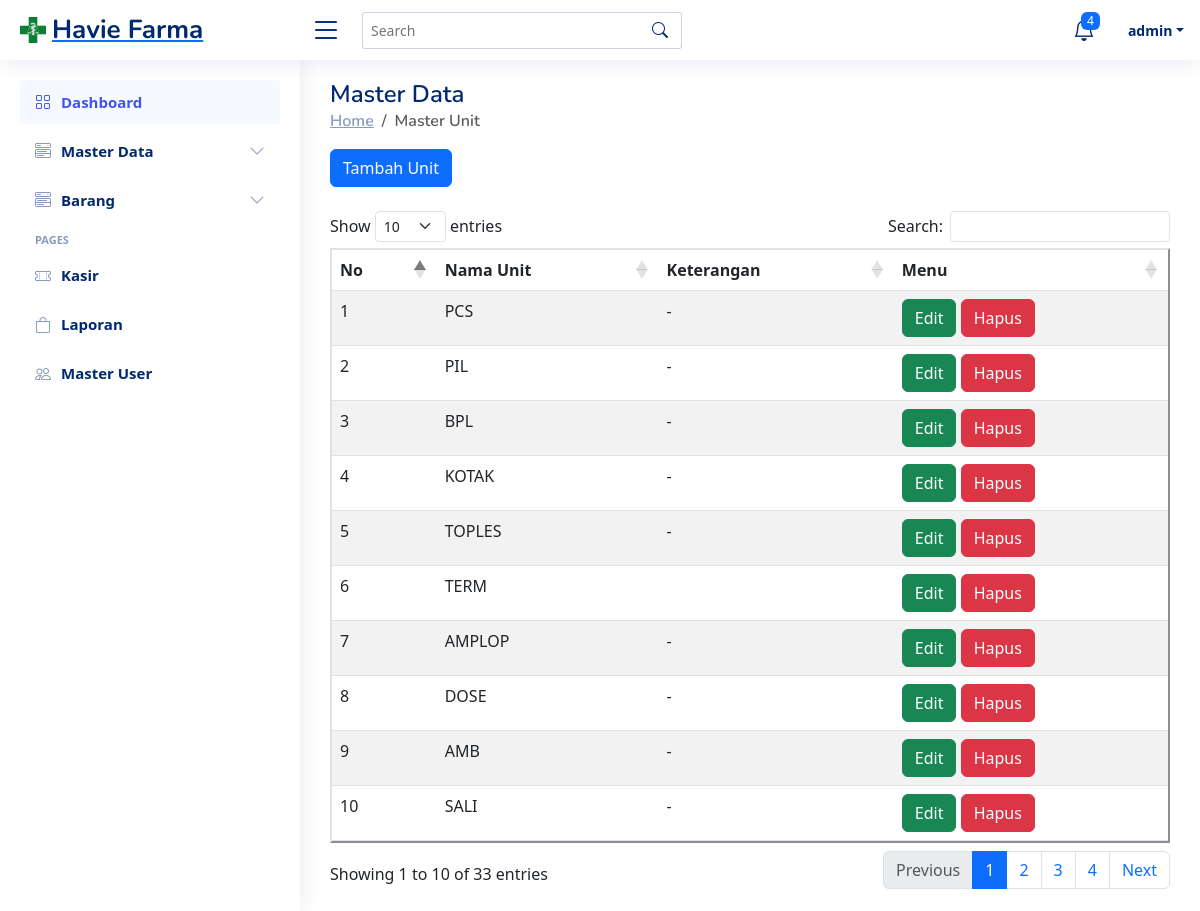
Page /masterdata/masterunit (signed in) on the committed database.
### tables this page shows
CREATE TABLE `tbl_m_unit` (
  `id_unit_tmun` int(11) NOT NULL,
  `name_tmun` varchar(50) NOT NULL,
  `information_tmun` varchar(100) NOT NULL
);

### app/core/Controller.php (called while the page is built, shortened)
<?php
class Controller {
    public function view($view, $data = []) {
        require_once './../app/views/'.$view.'.php';
    }
    public function model($model)
    {
        return new $model;
    }
}

### app/controllers/Masterdata.php (called while the page is built, shortened)
<?php
class Masterdata extends Controller
{
    public function masterunit() {
        $data['title'] = "Master Data | Masterunit";
        $data['unit'] = $this->model('Unit')->getAllUnit();
        $this->view('templates/header', $data);
        $this->view("masterdata/masterunit", $data);
        $this->view('templates/footer');
    }
}

### app/core/App.php (called while the page is built, shortened)
<?php
class App {
    protected $method = 'index';
    protected $params = [];
    public function __construct() {
        $url = $this->parseURL();
        if (file_exists('./../app/controllers/'.ucfirst($url[0]).'.php')) {
            unset($url[0]);
        }
        $this->controller = new $this->controller();
        if (isset($url[1])) {
            if(method_exists($this->controller, $url[1])) {
                $this->method = $url[1];
            }
        }
        call_user_func_array([$this->controller, $this->method], $this->params);
    }
    public function parseURL() {
        if (isset($_GET['url'])) {
            $url = $_GET['url'];
            $url = rtrim($url,'/');
            $url = filter_var($url, FILTER_SANITIZE_URL);
            $url = explode('/', $url);
            return $url;
        }
    }
}

### public/index.php (called while the page is built, shortened)
<?php
$app = new App();

### app/core/Database.php (called while the page is built, shortened)
<?php
class Database
{
    private $host = DB_HOST;
    private $user = DB_USER;
    private $password = DB_PASS;
    private $db_name = DB_NAME;
    private $db_connect;
    private $stmt;
    public function __construct()
    {
        $dsn = 'mysql:host='. $this->host . ';dbname=' . $this->db_name;
        $option = [
            PDO::ATTR_PERSISTENT => true,
            PDO::ATTR_ERRMODE => PDO::ERRMODE_EXCEPTION
        ];
        try {
            $this->db_connect = new PDO($dsn, $this->user, $this->password, $option);
        } catch (PDOException $e) {
            die('' . $e->getMessage());
        }
    }
    public function query($query)
    {
        $this->stmt = $this->db_connect->prepare($query);
    }
    public function execute()
    {
        $this->stmt->execute();
    }
    public function resultSet()
    {
        $this->execute();
        return $this->stmt->fetchAll(PDO::FETCH_ASSOC);
    }
}

### app/models/Unit.php (called while the page is built, shortened)
<?php
class Unit {
    private $db;
    public function __construct()
    {
        $this->db = new Database();
    }
    public function getAllUnit()
    {
        $this->db->query("SELECT * FROM tbl_m_unit" );
        return $this->db->resultSet();
    }
}

### app/views/masterdata/masterunit.php (the view, shortened to what this page needs)
<main id="main" class="main">
    <div class="pagetitle">
        <h1>Master Data</h1>
        <nav>
            <ol class="breadcrumb">
                <li class="breadcrumb-item"><a href="dashboard.php">Home</a></li>
                <li class="breadcrumb-item active">Master Unit</li>
            </ol>
        </nav>
    </div>
    <section class="section masterdata">
        <div class="row">
                <div class="col-lg-6">
                </div>
            <div class=''>
                <a class="btn btn-primary modalUnitAdd" data-bs-toggle="modal"
                    data-bs-target="#staticBackdrop">Tambah Unit</a>
                <br><br>
            </div>
            <table id="unit" class="table table-striped " border="2" style="width:100%">
                <thead class="thead-primary">
                    <tr>
                        <th>No</th>
                        <th>Nama Unit</th>
                        <th>Keterangan</th>
                        <th>Menu</th>
                    </tr>
                </thead>
                <tbody>
                    <?php
                    $unit = $data['unit'];
                    $no = 0;
                    foreach ($unit as $row):
                        $no +=1;
                        ?>
                        <tr>
                            <td>
                                <?= $no?>
                            </td>
                            <td>
                                <?= $row['name_tmun']; ?>
                            </td>
                            <td>
                                <?= $row['information_tmun']; ?>
                            </td>
                            <td >
                                <a class="btn btn-success unitModalUpdate" href="<?= BASEURL ?>masterdata/masterunitUpdate/<?= $row['id_unit_tmun'] ?>" data-bs-toggle="modal"
                                    data-bs-target="#staticBackdrop" role="button" data-id="<?= $row['id_unit_tmun']; ?>"
                                    data-url="<?= BASEURL; ?>">Edit</a>
                                <a class="btn btn-danger"
                                    href="<?= BASEURL ?>masterdata/masterunitDelete/<?= $row['id_unit_tmun'] ?>" role="button"
                                    onclick="return confirm('Hapus <?= $row['name_tmun'] ?>')">Hapus</a>
                            </td>
                        </tr>
                    <?php endforeach; ?>
                </tbody>
            </table>
        </div>
    </section>

### app/views/templates/header.php (shortened to what this page needs)
<!DOCTYPE html>
<html lang="en">
<head>
  <link rel="stylesheet" href="https://cdnjs.cloudflare.com/ajax/libs/font-awesome/4.7.0/css/font-awesome.min.css">
  <link href="<?= BASEURL ?>vendor/bootstrap/css/bootstrap.min.css" rel="stylesheet">
  <link href="<?= BASEURL ?>vendor/bootstrap-icons/bootstrap-icons.css" rel="stylesheet">
  <link href="<?= BASEURL ?>vendor/boxicons/css/boxicons.min.css" rel="stylesheet">
  <link href="<?= BASEURL ?>vendor/quill/quill.snow.css" rel="stylesheet">
  <link href="<?= BASEURL ?>vendor/quill/quill.bubble.css" rel="stylesheet">
  <link href="<?= BASEURL ?>vendor/remixicon/remixicon.css" rel="stylesheet">
  <link href="<?= BASEURL ?>vendor/simple-datatables/style.css" rel="stylesheet">
  <link href="<?= BASEURL ?>css/style.css" rel="stylesheet">
  <link rel="stylesheet" href="  https://cdnjs.cloudflare.com/ajax/libs/twitter-bootstrap/5.3.0/css/bootstrap.min.css
">
  <link rel="stylesheet" href="    https://cdn.datatables.net/1.13.7/css/dataTables.bootstrap5.min.css
">
</head>
<body>
  <header id="header" class="header fixed-top d-flex align-items-center">
    <div class="d-flex align-items-center justify-content-between">
      <a href="index.html" class="logo d-flex align-items-center">
        <img src="<?=BASEURL?>img/logoapotek.png" alt="Ini Logo">
        <span class="d-none d-lg-block">Havie Farma</span>
      </a>
      <i class="bi bi-list toggle-sidebar-btn"></i>
    </div>
    <div class="search-bar">
      <form class="search-form d-flex align-items-center" method="POST" action="#">
        <input type="text" name="query" placeholder="Search" title="Enter search keyword">
        <button type="submit" title="Search"><i class="bi bi-search"></i></button>
      </form>
    </div>
    <nav class="header-nav ms-auto">
      <ul class="d-flex align-items-center">
        <li class="nav-item dropdown">
          <a class="nav-link nav-icon" href="#" data-bs-toggle="dropdown">
            <i class="bi bi-bell"></i>
            <span class="badge bg-primary badge-number">4</span>
          </a>
        </li>
        <li class="nav-item dropdown pe-3">
          <a class="nav-link nav-profile d-flex align-items-center pe-0" href="#" data-bs-toggle="dropdown">
            <span class="d-none d-md-block dropdown-toggle ps-2"><?=$_SESSION['name']?></span>
          </a>
        </li>
      </ul>
    </nav>
  </header>
  <?php include 'sidebar.php';
  ?>

### app/views/templates/sidebar.php (shortened to what this page needs)
<aside id="sidebar" class="sidebar">
  <ul class="sidebar-nav" id="sidebar-nav">
    <li class="nav-item">
      <a class="nav-link " href="<?=BASEURL?>home/index">
        <i class="bi bi-grid"></i>
        <span>Dashboard</span>
      </a>
    </li>
    <li class="nav-item">
      <a class="nav-link collapsed" data-bs-target="#components-nav" data-bs-toggle="collapse" href="#">
        <i class="bi bi-menu-button-wide"></i><span>Master Data</span><i class="bi bi-chevron-down ms-auto"></i>
      </a>
    </li>
    <li class="nav-item">
      <a class="nav-link collapsed" data-bs-target="#components-nav-product" data-bs-toggle="collapse" href="#">
        <i class="bi bi-menu-button-wide"></i><span>Barang</span><i class="bi bi-chevron-down ms-auto"></i>
      </a>
    </li>
    <li class="nav-heading">Pages</li>
    <li class="nav-item">
      <a class="nav-link collapsed" href="users-profile.html">
        <i class="bi bi-ticket-perforated"></i>
        <span>Kasir</span>
      </a>
    </li>
    <li class="nav-item">
      <a class="nav-link collapsed" href="../pembeliantiket/pembeliantiket">
        <i class="bi bi-bag"></i>
        <span>Laporan</span>
      </a>
    </li>
    <li class="nav-item">
      <a class="nav-link collapsed" href="../masteruser/masteruser">
        <i class="bi bi-people"></i>
        <span>Master User</span>
      </a>
    </li>
  </ul>
</aside>

### app/views/templates/footer.php (shortened to what this page needs)
</body>
</html>

### public/css/style.css (style rules this page uses)
:root { scroll-behavior: smooth; }
body { font-family: "Open Sans", sans-serif; background: #f6f9ff; color: #444444; }
a { color: #4154f1; text-decoration: none; }
h1, h2, h3, h4, h5, h6 { font-family: "Nunito", sans-serif; }
#main { margin-top: 60px; padding: 20px 30px; transition: all 0.3s; }
.pagetitle { margin-bottom: 10px; }
.pagetitle h1 { font-size: 24px; margin-bottom: 0; font-weight: 600; color: #012970; }
.breadcrumb { font-size: 14px; font-family: "Nunito", sans-serif; color: #899bbd; font-weight: 600; }
.breadcrumb a { color: #899bbd; transition: 0.3s; }
.breadcrumb .breadcrumb-item::before { color: #899bbd; }
.breadcrumb .active { color: #51678f; font-weight: 600; }
.logo { line-height: 1; }
@media (min-width: 1200px) { .logo { width: 280px; } }
.logo img { max-height: 26px; margin-right: 6px; }
.logo span { font-size: 26px; font-weight: 700; color: #012970; font-family: "Nunito", sans-serif; }
.header { transition: all 0.5s; z-index: 997; height: 60px; box-shadow: 0px 2px 20px rgba(1, 41, 112, 0.1); background-color: #fff; padding-left: 20px; }
.header .toggle-sidebar-btn { font-size: 32px; padding-left: 10px; cursor: pointer; color: #012970; }
.header .search-bar { min-width: 360px; padding: 0 20px; }
.header .search-form { width: 100%; }
.header .search-form input { border: 0; font-size: 14px; color: #012970; border: 1px solid rgba(1, 41, 112, 0.2); padding: 7px 38px 7px 8px; border-radius: 3px; transition: 0.3s; width: 100%; }
.header .search-form button { border: 0; padding: 0; margin-left: -30px; background: none; }
.header .search-form button i { color: #012970; }
.header-nav ul { list-style: none; }
.header-nav>ul { margin: 0; padding: 0; }
.header-nav .nav-icon { font-size: 22px; color: #012970; margin-right: 25px; position: relative; }
.header-nav .nav-profile { color: #012970; }
.header-nav .nav-profile span { font-size: 14px; font-weight: 600; }
.header-nav .badge-number { position: absolute; inset: -2px -5px auto auto; font-weight: normal; font-size: 12px; padding: 3px 6px; }
.sidebar { position: fixed; top: 60px; left: 0; bottom: 0; width: 300px; z-index: 996; transition: all 0.3s; padding: 20px; overflow-y: auto; scrollbar-width: thin; scrollbar-color: #aab7cf transparent; box-shadow: 0px 0px 20px rgba(1, 41, 112, 0.1); background-color: #fff; }
@media (min-width: 1200px) { #main, #footer { margin-left: 300px; } }
.sidebar-nav { padding: 0; margin: 0; list-style: none; }
.sidebar-nav li { padding: 0; margin: 0; list-style: none; }
.sidebar-nav .nav-item { margin-bottom: 5px; }
.sidebar-nav .nav-heading { font-size: 11px; text-transform: uppercase; color: #899bbd; font-weight: 600; margin: 10px 0 5px 15px; }
.sidebar-nav .nav-link { display: flex; align-items: center; font-size: 15px; font-weight: 600; color: #4154f1; transition: 0.3; background: #f6f9ff; padding: 10px 15px; border-radius: 4px; }
.sidebar-nav .nav-link i { font-size: 16px; margin-right: 10px; color: #4154f1; }
.sidebar-nav .nav-link.collapsed { color: #012970; background: #fff; }
.sidebar-nav .nav-link.collapsed i { color: #899bbd; }
.sidebar-nav .nav-link .bi-chevron-down { margin-right: 0; transition: transform 0.2s ease-in-out; }

### rows in the picture
tbl_m_unit: name_tmun "PCS", information_tmun "-"
tbl_m_unit: name_tmun "PIL", information_tmun "-"
tbl_m_unit: name_tmun "BPL", information_tmun "-"
tbl_m_unit: name_tmun "KOTAK", information_tmun "-"
tbl_m_unit: name_tmun "TOPLES", information_tmun "-"
tbl_m_unit: name_tmun "TERM"
tbl_m_unit: name_tmun "AMPLOP", information_tmun "-"
tbl_m_unit: name_tmun "DOSE", information_tmun "-"
tbl_m_unit: name_tmun "AMB", information_tmun "-"
tbl_m_unit: name_tmun "SALI", information_tmun "-"

### other values in the picture
$_SESSION['name'] "admin"
